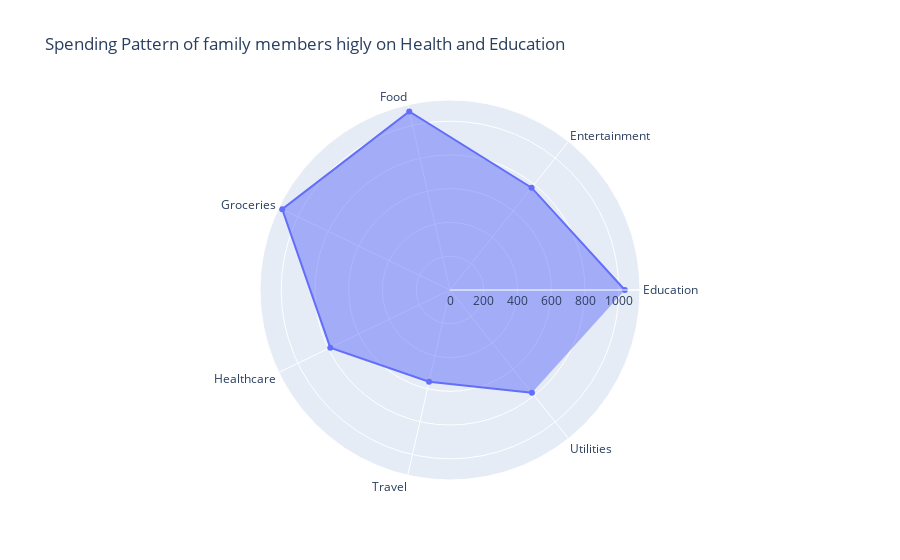

Notebook cell for this chart:
### Code cell
# Compute average spending pattern for Cluster 1
cluster_0_avg = pivot_spending[pivot_spending['Cluster'] == 1].mean().drop('Cluster')

# Radar chart
radar_fig = go.Figure()
radar_fig.add_trace(go.Scatterpolar(
    r=cluster_0_avg.values,
    theta=cluster_0_avg.index,
    fill='toself',
    name='Cluster 1 Average Spending'
))

radar_fig.update_layout(
    polar=dict(radialaxis=dict(visible=True)),
    title="Spending Pattern of family members higly on Health and Education"
)
radar_fig.show()

### Figure 1 — Plotly figure (JSON) as saved in the notebook; plotly's stock layout.template omitted (floating-point values rounded to 4 significant figures)
{"data": [{"fill": "toself", "name": "Cluster 1 Average Spending", "r": [1036.0, 775.1, 1085.0, 1103.0, 787.1, 557.4, 778.3], "theta": ["Education", "Entertainment", "Food", "Groceries", "Healthcare", "Travel", "Utilities"], "type": "scatterpolar"}], "layout": {"polar": {"radialaxis": {"visible": true}}, "title": {"text": "Spending Pattern of family members higly on Health and Education"}}}
